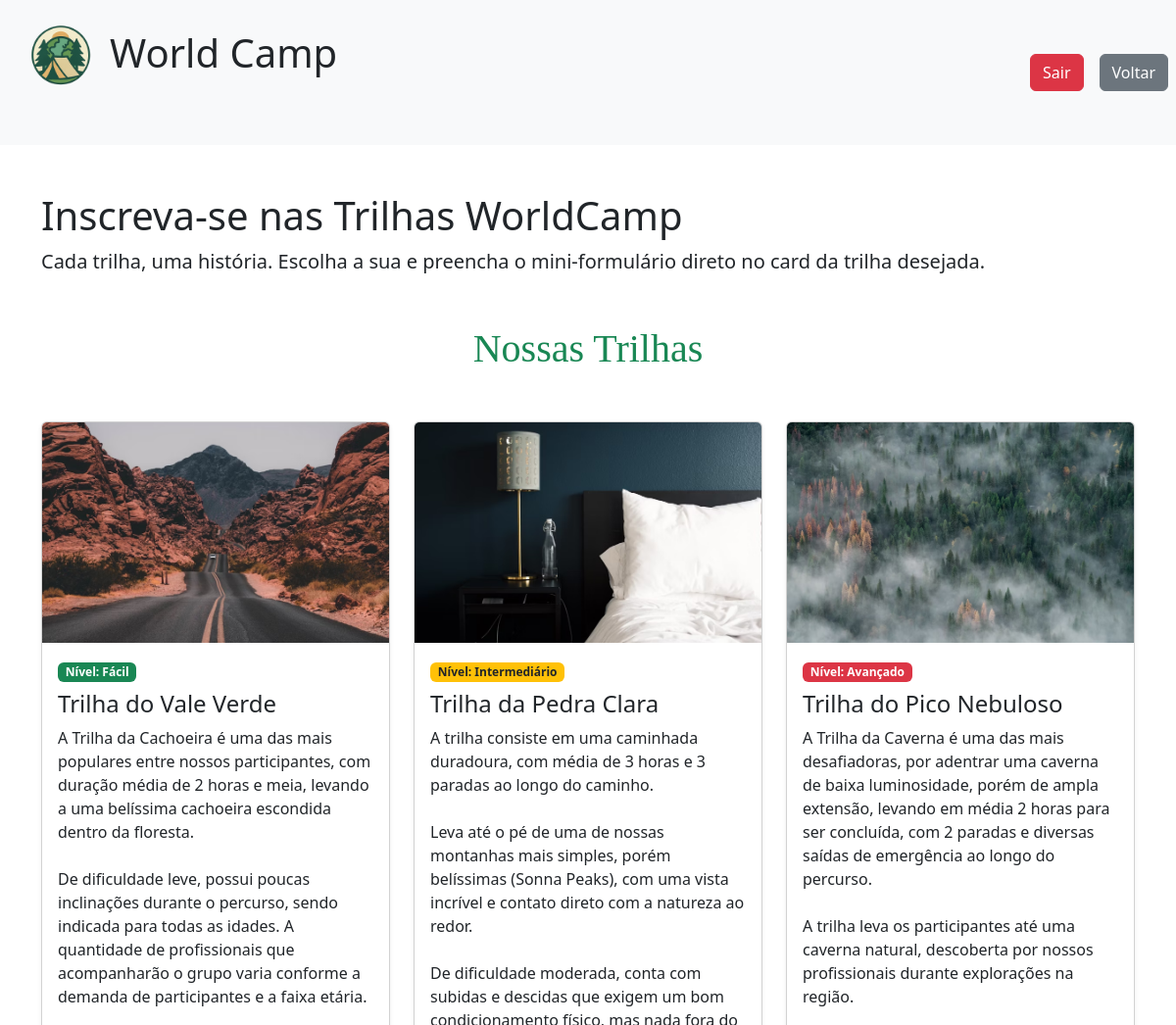
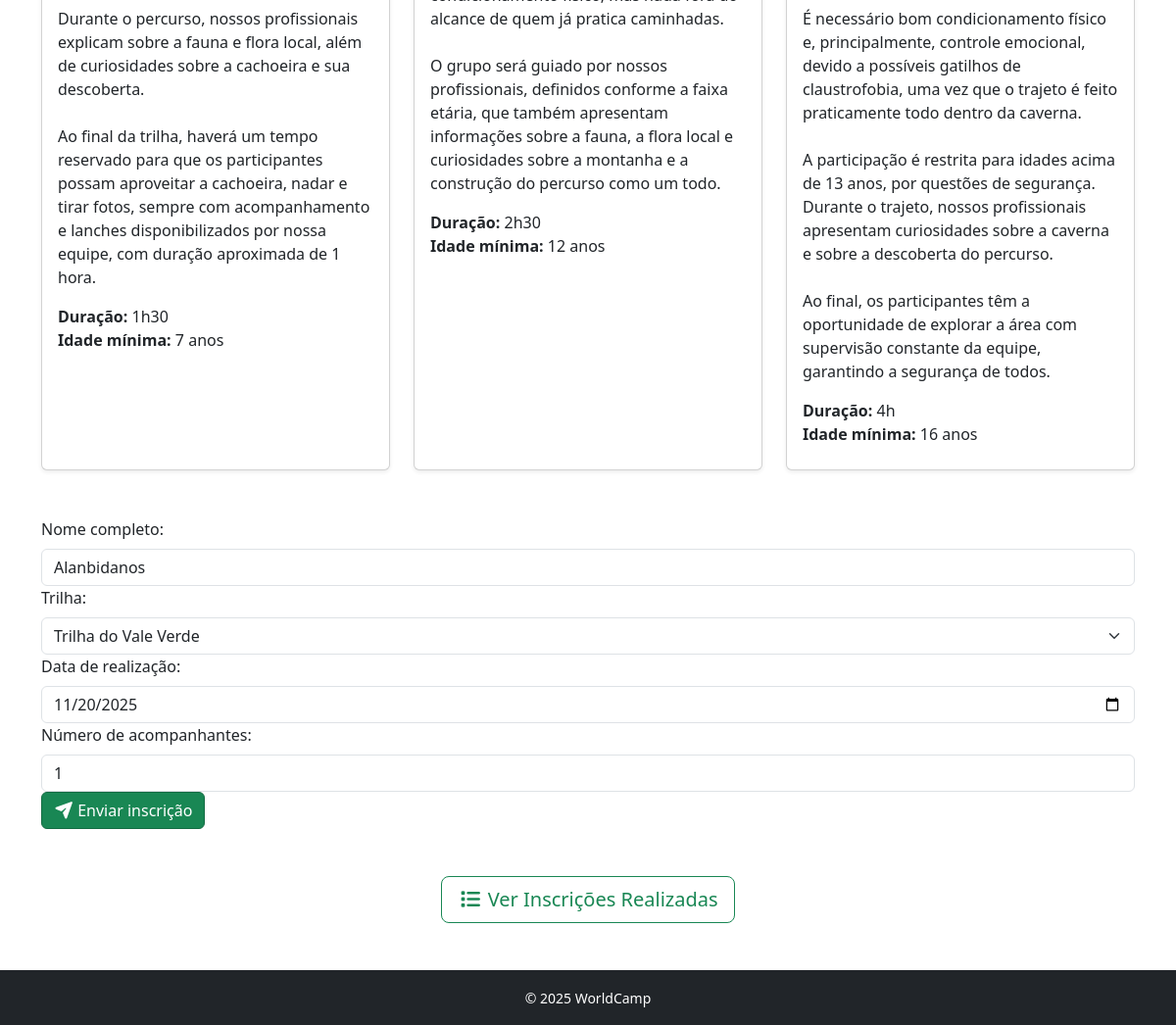
The page /telas/trilhas/TrilhasForm.php?Id=7 on the database its author committed (2 pictures, top to bottom).
### tables this page shows
CREATE TABLE IF NOT EXISTS `agendartrilhas` (
  `Id` int NOT NULL AUTO_INCREMENT,
  `nome_usuario` varchar(50) NOT NULL DEFAULT '',
  `data_realizacao` date NOT NULL,
  `trilha` varchar(50) NOT NULL DEFAULT '',
  `numero_acompanhantes` int DEFAULT NULL,
  PRIMARY KEY (`Id`)
);

### database/db.class.php (called while the page is built, shortened)
<?php
class db
{
    private $host = "localhost";
    private $user = "root";
    private $password = "";
    private $port = "3306";
    private $dbname = "WorldCamp";
    public function conn()
    {
        try {
            $conn = new PDO(
                "mysql:host=$this->host;dbname=$this->dbname;port=$this->port",
                $this->user,
                $this->password,
                [
                    PDO::ATTR_ERRMODE => PDO::ERRMODE_EXCEPTION,
                    PDO::MYSQL_ATTR_INIT_COMMAND => "SET NAMES utf8"
                ]
            );
            return $conn;
        } catch (PDOException $e) {
            echo "Erro: " . $e->getMessage();
            exit;
        }
    }
    public function findTrilha($Id)
    {
        $conn = $this->conn();
        $sql = "SELECT * FROM agendartrilhas WHERE Id = :Id";
        $st = $conn->prepare($sql);
        $st->bindValue(':Id', $Id, PDO::PARAM_INT);
        $st->execute();
        return $st->fetch(PDO::FETCH_OBJ);
    }
}
?>

### telas/trilhas/TrilhasForm.php (the view, shortened to what this page needs)
<?php
include '../../header.php';
include '../../database/db.class.php';
$db = new db();
$data = null;
if (!empty($_GET['Id'])) {
  $data = $db->findTrilha($_GET['Id']);
}
?>
<!DOCTYPE html>
<html lang="pt-BR">
<head>
  <link href="https://cdn.jsdelivr.net/npm/bootstrap@5.3.8/dist/css/bootstrap.min.css" rel="stylesheet" />
  <link rel="stylesheet" href="../../css/styles.css">
  <link rel="stylesheet" href="https://cdnjs.cloudflare.com/ajax/libs/font-awesome/7.0.1/css/all.min.css" />
</head>
<body>
  <main class="container my-4">
    <section class="hero-trilhas mb-5">
      <h1>Inscreva-se nas Trilhas WorldCamp</h1>
      <p class="lead">
        Cada trilha, uma história. Escolha a sua e preencha o mini-formulário direto no card da trilha desejada.
      </p>
    </section>
    <h1 class="Principal">Nossas Trilhas</h1>
    <section class="row g-4 mb-5">
      <div class="col-md-4">
        <div class="card shadow-sm card-trilha h-100">
          <img src="../../imagens/trilha_vale_verde.png" loading="lazy" style="height:225px; object-fit:cover;"
            class="card-img-top" alt="Trilha do Vale Verde" />
          <div class="card-body">
            <span class="badge bg-success badge-nivel mb-2">Nível: Fácil</span>
            <h4 class="card-title">Trilha do Vale Verde</h4>
            <p class="card-text">
              A Trilha da Cachoeira é uma das mais populares entre nossos participantes,
              com duração média de 2 horas e meia, levando a uma belíssima cachoeira
              escondida dentro da floresta.<br><br>
              De dificuldade leve, possui poucas inclinações durante o percurso, sendo
              indicada para todas as idades. A quantidade de profissionais que acompanharão
              o grupo varia conforme a demanda de participantes e a faixa etária.<br><br>
              Durante o percurso, nossos profissionais explicam sobre a fauna e flora local,
              além de curiosidades sobre a cachoeira e sua descoberta.<br><br>
              Ao final da trilha, haverá um tempo reservado para que os participantes possam
              aproveitar a cachoeira, nadar e tirar fotos, sempre com acompanhamento e lanches
              disponibilizados por nossa equipe, com duração aproximada de 1 hora.
            </p>
            <p class="mb-2">
              <strong>Duração:</strong> 1h30<br />
              <strong>Idade mínima:</strong> 7 anos
            </p>
          </div>
        </div>
      </div>
      <div class="col-md-4">
        <div class="card shadow-sm card-trilha h-100">
          <img src="../../imagens/trilha_pedra_clara.png" loading="lazy" style="height:225px; object-fit:cover;"
            class="card-img-top" alt="Trilha da Pedra Clara" />
          <div class="card-body">
            <span class="badge bg-warning text-dark badge-nivel mb-2">Nível: Intermediário</span>
            <h4 class="card-title">Trilha da Pedra Clara</h4>
            <p class="card-text">
              A trilha consiste em uma caminhada duradoura, com média de 3 horas e
              3 paradas ao longo do caminho.<br><br>
              Leva até o pé de uma de nossas montanhas mais simples, porém belíssimas
              (Sonna Peaks),
              com uma vista incrível e contato direto com a natureza ao redor.<br><br>
              De dificuldade moderada, conta com subidas e descidas que exigem um bom
              condicionamento físico, mas nada fora do alcance de quem já pratica caminhadas.<br><br>
              O grupo será guiado por nossos profissionais, definidos conforme a faixa etária,
              que também apresentam informações sobre a fauna, a flora local e curiosidades sobre
              a montanha e a construção do percurso como um todo.
            </p>
            <p class="mb-2">
              <strong>Duração:</strong> 2h30<br />
              <strong>Idade mínima:</strong> 12 anos
            </p>
          </div>
        </div>
      </div>
      <div class="col-md-4">
        <div class="card shadow-sm card-trilha h-100">
          <img src="../../imagens/trilha_pico_nebuloso.png" loading="lazy" style="height:225px; object-fit:cover;"
            class="card-img-top" alt="Trilha do Pico Nebuloso" />
          <div class="card-body">
            <span class="badge bg-danger badge-nivel mb-2">Nível: Avançado</span>
            <h4 class="card-title">Trilha do Pico Nebuloso</h4>
            <p class="card-text">
              A Trilha da Caverna é uma das mais desafiadoras, por adentrar uma caverna
              de baixa luminosidade, porém de ampla extensão, levando em média 2 horas para
              ser concluída, com 2 paradas e diversas saídas de emergência ao longo do percurso.<br><br>
              A trilha leva os participantes até uma caverna natural, descoberta por nossos
              profissionais durante explorações na região.<br><br>
              É necessário bom condicionamento físico e, principalmente, controle emocional,
              devido a possíveis gatilhos de claustrofobia, uma vez que o trajeto é feito
              praticamente todo dentro da caverna.<br><br>
              A participação é restrita para idades acima de 13 anos, por questões de segurança.
              Durante o trajeto, nossos profissionais apresentam curiosidades sobre a caverna
              e sobre a descoberta do percurso.<br><br>
              Ao final, os participantes têm a oportunidade de explorar a área com supervisão
              constante da equipe, garantindo a segurança de todos.
            </p>
            <p class="mb-2">
              <strong>Duração:</strong> 4h<br />
              <strong>Idade mínima:</strong> 16 anos
            </p>
          </div>
        </div>
      </div>
    </section>
    <form class="mb-5" action="" method="POST" id="formTrilha">
      <label class="form-label">Nome completo:</label>
      <input type="text" class="form-control" name="nome_usuario"
        value="<?= $data->nome_usuario ?? $_SESSION['nome'] ?>" required>
      <label class="form-label">Trilha:</label>
      <select class="form-select" name="trilha" id="trilha" required>
        <option value="vale verde" <?= (isset($data) && $data->trilha == "vale verde") ? 'selected' : '' ?>>Trilha do Vale
          Verde</option>
      </select>
      <label class="form-label">Data de realização:</label>
      <input type="date" class="form-control" name="data_realizacao" value="<?= $data->data_realizacao ?? '' ?>"
        required>
      <label class="form-label">Número de acompanhantes:</label>
      <input type="number" class="form-control" name="numero_acompanhantes" min="1"
        value="<?= $data->numero_acompanhantes ?? 1 ?>" required>
      <div>
        <button type="button" class="btn btn-success" onclick="agendarTrilha()">
          <i class="fa-solid fa-paper-plane"></i> Enviar inscrição
        </button>
      </div>
    </form>
    <div class="text-center mt-4 mb-5">
  <a href="TrilhasList.php" class="btn btn-outline-success btn-lg">
    <i class="fa-solid fa-list"></i> Ver Inscrições Realizadas
  </a>
</div>
  </main>
</body>
</html>
<?php
include '../../footer.php';
?>

### css/styles.css (style rules this page uses)
:root { --verde:#198754; --verde-escuro:#146c43; --texto:#212529; }
html,body { height:100% }
body { margin:0; color:var(--texto); min-height:100vh; display:flex; flex-direction:column; padding-bottom:72px; }
main { flex:1 0 auto; padding-bottom:2rem; min-height:120vh; }
.btn-success { background-color:var(--verde); border-color:var(--verde-escuro); }
h1.Principal { text-align: center; font-family: 'Lucida Handwriting', cursive; color: var(--verde); margin-top: 50px; margin-bottom: 50px; }

### rows shown on the page
agendartrilhas: nome_usuario "Alanbidanos", trilha "Trilha do Vale Verde", data_realizacao "11/20/2025", numero_acompanhantes "1"
